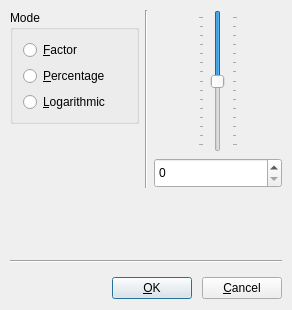
<?xml version="1.0" encoding="UTF-8"?>
<ui version="4.0">
 <class>VolumeDlg</class>
 <widget class="QDialog" name="VolumeDlg">
  <property name="windowModality">
   <enum>Qt::ApplicationModal</enum>
  </property>
  <property name="geometry">
   <rect>
    <x>0</x>
    <y>0</y>
    <width>292</width>
    <height>310</height>
   </rect>
  </property>
  <property name="windowTitle">
   <string>Volume</string>
  </property>
  <layout class="QGridLayout" name="gridLayout">
   <property name="leftMargin">
    <number>10</number>
   </property>
   <property name="topMargin">
    <number>10</number>
   </property>
   <property name="rightMargin">
    <number>10</number>
   </property>
   <item row="0" column="0">
    <layout class="QVBoxLayout" name="verticalLayout_2">
     <property name="sizeConstraint">
      <enum>QLayout::SetMinimumSize</enum>
     </property>
     <item>
      <widget class="QGroupBox" name="ButtonGroup1">
       <property name="sizePolicy">
        <sizepolicy hsizetype="MinimumExpanding" vsizetype="Minimum">
         <horstretch>0</horstretch>
         <verstretch>0</verstretch>
        </sizepolicy>
       </property>
       <property name="title">
        <string>Mode</string>
       </property>
       <layout class="QVBoxLayout" name="verticalLayout">
        <property name="leftMargin">
         <number>10</number>
        </property>
        <property name="topMargin">
         <number>10</number>
        </property>
        <property name="rightMargin">
         <number>10</number>
        </property>
        <item>
         <widget class="QRadioButton" name="rbFactor">
          <property name="sizePolicy">
           <sizepolicy hsizetype="MinimumExpanding" vsizetype="Preferred">
            <horstretch>0</horstretch>
            <verstretch>0</verstretch>
           </sizepolicy>
          </property>
          <property name="toolTip">
           <string>change volume by factor</string>
          </property>
          <property name="whatsThis">
           <string>Increments or decrements the volume by a factor. 
For example: &quot;x1&quot;, &quot;x2&quot;, &quot;/ 4&quot;</string>
          </property>
          <property name="text">
           <string>&amp;Factor</string>
          </property>
         </widget>
        </item>
        <item>
         <widget class="QRadioButton" name="rbPercentage">
          <property name="sizePolicy">
           <sizepolicy hsizetype="MinimumExpanding" vsizetype="Preferred">
            <horstretch>0</horstretch>
            <verstretch>0</verstretch>
           </sizepolicy>
          </property>
          <property name="toolTip">
           <string>change volume by percentage</string>
          </property>
          <property name="whatsThis">
           <string>Sets the volume to a relative percentage of the original level. 
For example: &quot;50 %&quot;, &quot;75%&quot; or &quot;125%&quot;</string>
          </property>
          <property name="text">
           <string>&amp;Percentage</string>
          </property>
         </widget>
        </item>
        <item>
         <widget class="QRadioButton" name="rbLogarithmic">
          <property name="sizePolicy">
           <sizepolicy hsizetype="MinimumExpanding" vsizetype="Preferred">
            <horstretch>0</horstretch>
            <verstretch>0</verstretch>
           </sizepolicy>
          </property>
          <property name="toolTip">
           <string>change volume in dB</string>
          </property>
          <property name="whatsThis">
           <string>Increments or decrements the volume in logarithmic scale (decibel). 
For example: &quot;+3 dB&quot;, &quot;+ 6 dB&quot;, &quot;-3 dB&quot;.</string>
          </property>
          <property name="text">
           <string>&amp;Logarithmic</string>
          </property>
          <property name="checked">
           <bool>false</bool>
          </property>
         </widget>
        </item>
       </layout>
      </widget>
     </item>
     <item>
      <spacer name="spacer">
       <property name="orientation">
        <enum>Qt::Vertical</enum>
       </property>
       <property name="sizeType">
        <enum>QSizePolicy::Expanding</enum>
       </property>
       <property name="sizeHint" stdset="0">
        <size>
         <width>20</width>
         <height>40</height>
        </size>
       </property>
      </spacer>
     </item>
    </layout>
   </item>
   <item row="0" column="1">
    <widget class="Line" name="Line1_2">
     <property name="sizePolicy">
      <sizepolicy hsizetype="Fixed" vsizetype="MinimumExpanding">
       <horstretch>0</horstretch>
       <verstretch>0</verstretch>
      </sizepolicy>
     </property>
     <property name="minimumSize">
      <size>
       <width>0</width>
       <height>20</height>
      </size>
     </property>
     <property name="maximumSize">
      <size>
       <width>100</width>
       <height>500</height>
      </size>
     </property>
     <property name="frameShape">
      <enum>QFrame::VLine</enum>
     </property>
     <property name="frameShadow">
      <enum>QFrame::Sunken</enum>
     </property>
    </widget>
   </item>
   <item row="0" column="2">
    <layout class="QVBoxLayout" name="verticalLayout_3" stretch="5,5">
     <item>
      <layout class="QHBoxLayout" stretch="100,100,100">
       <property name="spacing">
        <number>10</number>
       </property>
       <property name="margin">
        <number>0</number>
       </property>
       <item>
        <spacer>
         <property name="orientation">
          <enum>Qt::Horizontal</enum>
         </property>
         <property name="sizeType">
          <enum>QSizePolicy::MinimumExpanding</enum>
         </property>
         <property name="sizeHint" stdset="0">
          <size>
           <width>10</width>
           <height>20</height>
          </size>
         </property>
        </spacer>
       </item>
       <item>
        <widget class="QSlider" name="slider">
         <property name="sizePolicy">
          <sizepolicy hsizetype="Fixed" vsizetype="Expanding">
           <horstretch>0</horstretch>
           <verstretch>100</verstretch>
          </sizepolicy>
         </property>
         <property name="minimumSize">
          <size>
           <width>40</width>
           <height>100</height>
          </size>
         </property>
         <property name="toolTip">
          <string>Volume</string>
         </property>
         <property name="minimum">
          <number>-42</number>
         </property>
         <property name="maximum">
          <number>42</number>
         </property>
         <property name="pageStep">
          <number>6</number>
         </property>
         <property name="value">
          <number>0</number>
         </property>
         <property name="invertedAppearance">
          <bool>true</bool>
         </property>
         <property name="invertedControls">
          <bool>true</bool>
         </property>
         <property name="tickPosition">
          <enum>QSlider::TicksBothSides</enum>
         </property>
         <property name="tickInterval">
          <number>6</number>
         </property>
        </widget>
       </item>
       <item>
        <spacer>
         <property name="orientation">
          <enum>Qt::Horizontal</enum>
         </property>
         <property name="sizeType">
          <enum>QSizePolicy::MinimumExpanding</enum>
         </property>
         <property name="sizeHint" stdset="0">
          <size>
           <width>10</width>
           <height>20</height>
          </size>
         </property>
        </spacer>
       </item>
      </layout>
     </item>
     <item>
      <widget class="InvertableSpinBox" name="spinbox">
       <property name="sizePolicy">
        <sizepolicy hsizetype="MinimumExpanding" vsizetype="Fixed">
         <horstretch>0</horstretch>
         <verstretch>0</verstretch>
        </sizepolicy>
       </property>
       <property name="minimumSize">
        <size>
         <width>40</width>
         <height>30</height>
        </size>
       </property>
       <property name="toolTip">
        <string>Volume</string>
       </property>
      </widget>
     </item>
    </layout>
   </item>
   <item row="1" column="0" colspan="3">
    <widget class="ImageView" name="preview" native="true">
     <property name="sizePolicy">
      <sizepolicy hsizetype="MinimumExpanding" vsizetype="Fixed">
       <horstretch>0</horstretch>
       <verstretch>0</verstretch>
      </sizepolicy>
     </property>
     <property name="minimumSize">
      <size>
       <width>0</width>
       <height>51</height>
      </size>
     </property>
    </widget>
   </item>
   <item row="2" column="0" colspan="3">
    <widget class="Line" name="Line1">
     <property name="sizePolicy">
      <sizepolicy hsizetype="MinimumExpanding" vsizetype="Fixed">
       <horstretch>0</horstretch>
       <verstretch>0</verstretch>
      </sizepolicy>
     </property>
     <property name="minimumSize">
      <size>
       <width>0</width>
       <height>20</height>
      </size>
     </property>
     <property name="frameShape">
      <enum>QFrame::HLine</enum>
     </property>
     <property name="frameShadow">
      <enum>QFrame::Sunken</enum>
     </property>
    </widget>
   </item>
   <item row="3" column="0" colspan="3">
    <layout class="QHBoxLayout" name="_2">
     <property name="spacing">
      <number>10</number>
     </property>
     <property name="margin">
      <number>0</number>
     </property>
     <item>
      <spacer>
       <property name="orientation">
        <enum>Qt::Horizontal</enum>
       </property>
       <property name="sizeType">
        <enum>QSizePolicy::Expanding</enum>
       </property>
       <property name="sizeHint" stdset="0">
        <size>
         <width>100</width>
         <height>0</height>
        </size>
       </property>
      </spacer>
     </item>
     <item>
      <widget class="QPushButton" name="btOK">
       <property name="sizePolicy">
        <sizepolicy hsizetype="Preferred" vsizetype="Preferred">
         <horstretch>0</horstretch>
         <verstretch>0</verstretch>
        </sizepolicy>
       </property>
       <property name="text">
        <string>&amp;OK</string>
       </property>
       <property name="default">
        <bool>true</bool>
       </property>
      </widget>
     </item>
     <item>
      <widget class="QPushButton" name="btCancel">
       <property name="sizePolicy">
        <sizepolicy hsizetype="Preferred" vsizetype="Preferred">
         <horstretch>0</horstretch>
         <verstretch>0</verstretch>
        </sizepolicy>
       </property>
       <property name="text">
        <string>&amp;Cancel</string>
       </property>
      </widget>
     </item>
    </layout>
   </item>
  </layout>
 </widget>
 <customwidgets>
  <customwidget>
   <class>InvertableSpinBox</class>
   <extends>QSpinBox</extends>
   <header>libgui/InvertableSpinBox.h</header>
  </customwidget>
  <customwidget>
   <class>ImageView</class>
   <extends>QWidget</extends>
   <header>libgui/ImageView.h</header>
  </customwidget>
 </customwidgets>
 <tabstops>
  <tabstop>rbFactor</tabstop>
  <tabstop>rbPercentage</tabstop>
  <tabstop>rbLogarithmic</tabstop>
  <tabstop>slider</tabstop>
  <tabstop>spinbox</tabstop>
  <tabstop>btOK</tabstop>
  <tabstop>btCancel</tabstop>
 </tabstops>
 <includes>
  <include location="global">klocale.h</include>
  <include location="global">knuminput.h</include>
 </includes>
 <resources/>
 <connections>
  <connection>
   <sender>btOK</sender>
   <signal>clicked()</signal>
   <receiver>VolumeDlg</receiver>
   <slot>accept()</slot>
   <hints>
    <hint type="sourcelabel">
     <x>159</x>
     <y>259</y>
    </hint>
    <hint type="destinationlabel">
     <x>87</x>
     <y>270</y>
    </hint>
   </hints>
  </connection>
  <connection>
   <sender>btCancel</sender>
   <signal>clicked(bool)</signal>
   <receiver>VolumeDlg</receiver>
   <slot>reject()</slot>
   <hints>
    <hint type="sourcelabel">
     <x>243</x>
     <y>264</y>
    </hint>
    <hint type="destinationlabel">
     <x>234</x>
     <y>286</y>
    </hint>
   </hints>
  </connection>
 </connections>
</ui>
